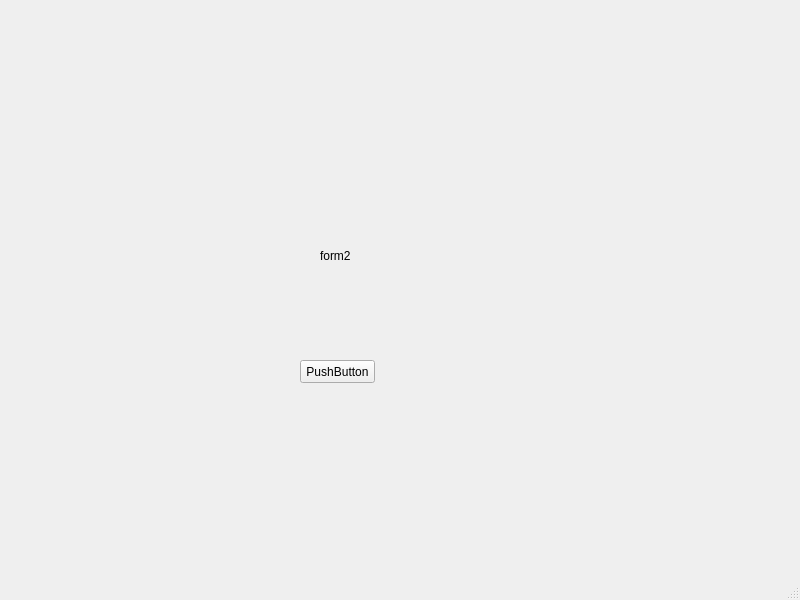
<?xml version="1.0" encoding="UTF-8"?>
<ui version="4.0">
 <class>Form2</class>
 <widget class="QMainWindow" name="Form2">
  <property name="geometry">
   <rect>
    <x>0</x>
    <y>0</y>
    <width>800</width>
    <height>600</height>
   </rect>
  </property>
  <property name="windowTitle">
   <string>Form2</string>
  </property>
  <widget class="QWidget" name="centralwidget">
   <widget class="QPushButton" name="pushButton">
    <property name="geometry">
     <rect>
      <x>300</x>
      <y>360</y>
      <width>75</width>
      <height>23</height>
     </rect>
    </property>
    <property name="text">
     <string>PushButton</string>
    </property>
   </widget>
   <widget class="QLabel" name="label">
    <property name="geometry">
     <rect>
      <x>320</x>
      <y>250</y>
      <width>47</width>
      <height>12</height>
     </rect>
    </property>
    <property name="text">
     <string>form2</string>
    </property>
   </widget>
  </widget>
  <widget class="QMenuBar" name="menubar">
   <property name="geometry">
    <rect>
     <x>0</x>
     <y>0</y>
     <width>800</width>
     <height>21</height>
    </rect>
   </property>
  </widget>
  <widget class="QStatusBar" name="statusbar"/>
 </widget>
 <resources/>
 <connections/>
</ui>
